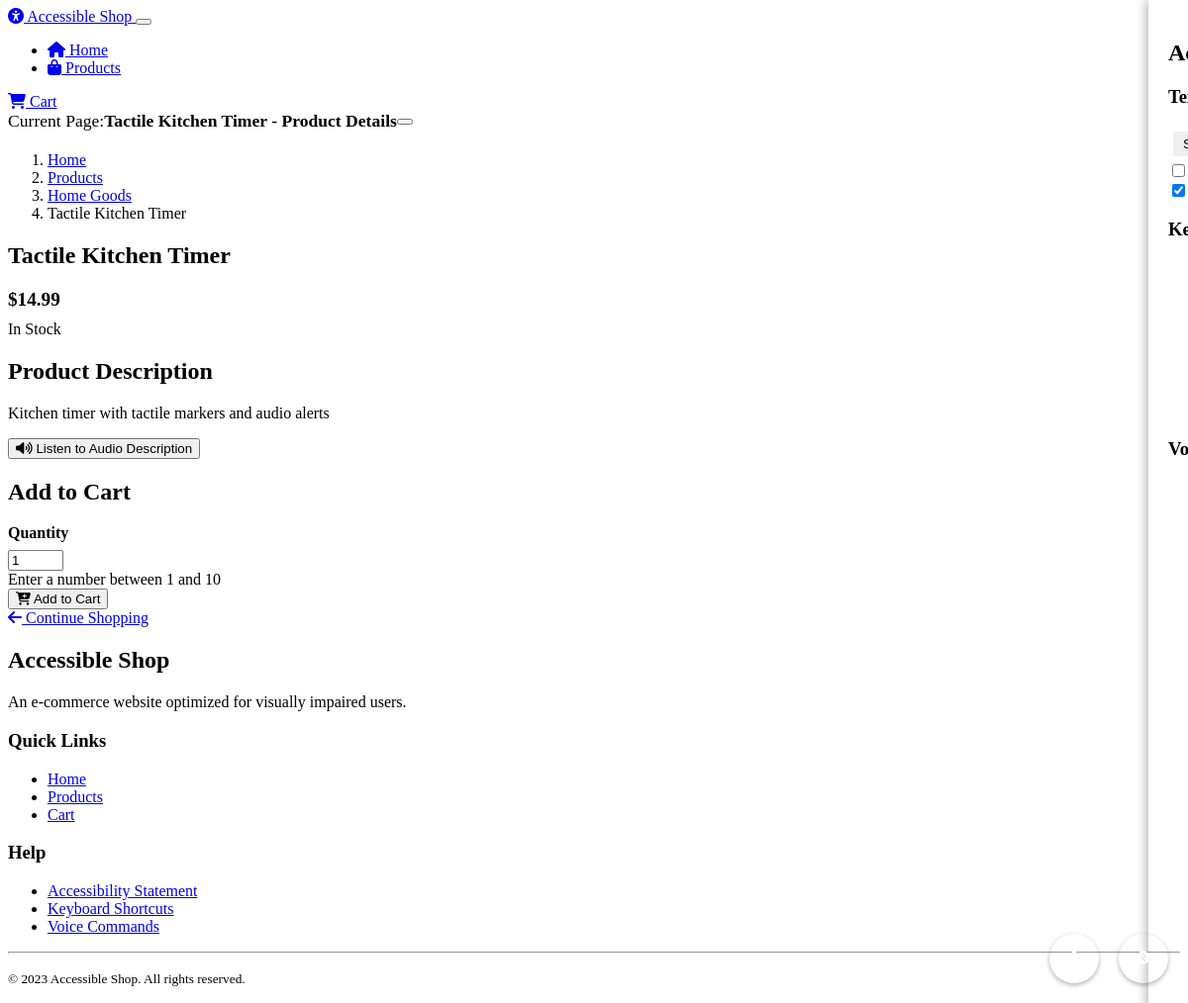
/product/5, run on the app's committed database.
### models.py (models this page shows)
class Product(db.Model):
    id = db.Column(db.Integer, primary_key=True)
    name = db.Column(db.String(128), nullable=False)
    description = db.Column(db.Text, nullable=False)
    price = db.Column(db.Float, nullable=False)
    category_id = db.Column(db.Integer, db.ForeignKey('category.id'), nullable=False)
    in_stock = db.Column(db.Boolean, default=True)
    audio_description = db.Column(db.Text)

class Category(db.Model):
    id = db.Column(db.Integer, primary_key=True)
    name = db.Column(db.String(64), nullable=False)
    description = db.Column(db.Text)
    products = db.relationship('Product', backref='category', lazy=True)

### routes.py (the view)
@app.route('/product/<int:product_id>')
def product_detail(product_id):
    product = Product.query.get_or_404(product_id)
    return render_template('product_detail.html', product=product)

### routes.py (called while the page is built)
@app.context_processor
def inject_accessibility_settings():
    default_settings = {
        'text_size': 'medium',
        'high_contrast': False,
        'voice_commands': True,
        'audio_feedback': True
    }
    settings = session.get('accessibility', default_settings)
    return {'accessibility': settings}

### templates/product_detail.html (shortened to what this page needs)
{% extends "layout.html" %}
{% block title %}{{ product.name }} - Product Details{% endblock %}
{% block content %}
<nav aria-label="breadcrumb">
    <ol class="breadcrumb">
        <li class="breadcrumb-item"><a href="{{ url_for('index') }}">Home</a></li>
        <li class="breadcrumb-item"><a href="{{ url_for('products') }}">Products</a></li>
        <li class="breadcrumb-item">
            <a href="{{ url_for('products', category=product.category_id) }}">
                {{ product.category.name }}
            </a>
        </li>
        <li class="breadcrumb-item active" aria-current="page">{{ product.name }}</li>
    </ol>
</nav>
<div class="row">
    <div class="col-lg-8 offset-lg-2">
        <article class="product-details card bg-dark shadow-sm">
            <div class="card-body p-4">
                <h1 class="product-name mb-3">{{ product.name }}</h1>
                <div class="mb-4">
                    <p class="product-price fs-3" aria-label="Price: {{ "$%.2f"|format(product.price) }}">
                        {{ "$%.2f"|format(product.price) }}
                    </p>
                    <div class="badge bg-{% if product.in_stock %}success{% else %}danger{% endif %} mb-3">
                        {% if product.in_stock %}In Stock{% else %}Out of Stock{% endif %}
                    </div>
                </div>
                <div class="product-description mb-4">
                    <h2 class="h5">Product Description</h2>
                    <p>{{ product.description }}</p>
                    {% if product.audio_description %}
                    <div class="mt-3">
                        <button class="btn btn-outline-info btn-sm audio-description-btn" type="button"
                                aria-expanded="false" aria-controls="audio-description-{{ product.id }}">
                            <i class="fas fa-volume-up me-1" aria-hidden="true"></i>
                            Listen to Audio Description
                        </button>
                    </div>
                    {% endif %}
                </div>
                {% if product.in_stock %}
                <div class="card bg-dark border mb-4">
                    <div class="card-body">
                        <h2 class="h5 mb-3">Add to Cart</h2>
                        <form action="{{ url_for('add_to_cart') }}" method="post">
                            <div class="row g-3 align-items-center">
                                <div class="col-md-4">
                                    <label for="quantity" class="form-label">Quantity</label>
                                    <input type="number" id="quantity" name="quantity" class="form-control"
                                          value="1" min="1" max="10" aria-describedby="quantity-help">
                                    <div id="quantity-help" class="form-text">
                                        Enter a number between 1 and 10
                                    </div>
                                </div>
                                <div class="col-md-8">
                                    <button type="submit" class="btn btn-primary btn-lg w-100 mt-4 add-to-cart-button">
                                        <i class="fas fa-cart-plus me-2" aria-hidden="true"></i>
                                        Add to Cart
                                    </button>
                                </div>
                            </div>
                        </form>
                    </div>
                </div>
                {% endif %}
                <div class="d-grid gap-2">
                    <a href="{{ url_for('products') }}" class="btn btn-outline-secondary">
                        <i class="fas fa-arrow-left me-2" aria-hidden="true"></i>
                        Continue Shopping
                    </a>
                </div>
            </div>
        </article>
    </div>
</div>
{% endblock %}

### static/css/custom.css (style rules this page uses)
:root { --focus-outline-color: #0078d7; --focus-outline-width: 3px; --announcement-delay: 0.3s; }
body.text-medium { font-size: 16px !important; }
.product-price { font-size: 1.2rem; font-weight: bold; margin: 10px 0; }
.form-label { font-weight: bold; display: block; margin-bottom: 0.5rem; }

### data on the page
Product: name "Tactile Kitchen Timer", price "$14.99", description "Kitchen timer with tactile markers and audio alerts"
Category: category.name "Home Goods"
